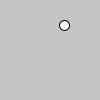
Frame 1 (no input)
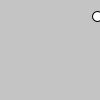
Frame 60 (the mouse pressed at the canvas centre just before this capture)
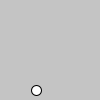
Frame 120 (the mouse held since frame 60 and released just before this capture)

The Processing sketch that drew these frames (run headless with seeded random() and noise(); from frame 60 on, the mouse is pressed at the canvas centre):

// Processing sketch: sketch_170627d
// ── sketch_170627d.pde
//buenas tardes
float x, y;//define posicion horizontal y vertical
float dx, dy;//define velocidad en x e y

void setup(){
  inicio();
}
void inicio(){//método inicio
  x  = random(width);//valor entre 0 y el ancho
  y  = random(height);//valor entre 0 y el alto
  dx = random(-10, 10);//valor entre -10 y 10
  dy = random(-10, 10);//valor entre -10 y 10
}
void draw(){//brownian motion
  background(196);
  ellipse(x,y,10,10);//dibujamos ellipse en pos x,y, de tamaño 10x10px
  x += dx;
  y += dy;  
  //evaluemos los limites //continuidad // toroirdal
  if(x<0)      x+= width;
  if(x>width)  x-= width;
  if(y<0)      y+= height;
  if(y>height) y-= height;
}
void mousePressed(){
  inicio();
}
